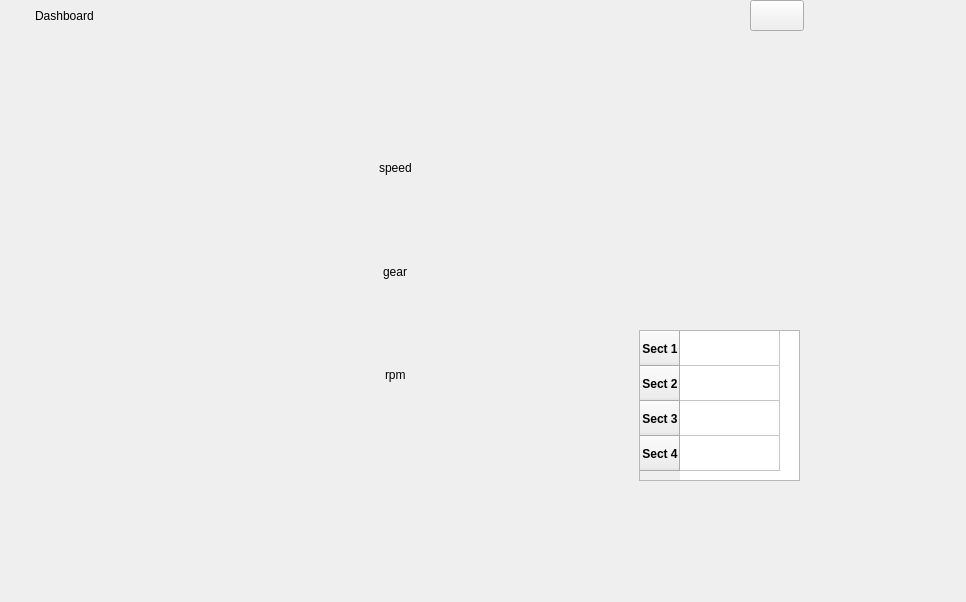
<?xml version="1.0" encoding="UTF-8"?>
<ui version="4.0">
 <class>DashWindow</class>
 <widget class="QMainWindow" name="DashWindow">
  <property name="geometry">
   <rect>
    <x>0</x>
    <y>0</y>
    <width>966</width>
    <height>602</height>
   </rect>
  </property>
  <property name="windowTitle">
   <string>MainWindow</string>
  </property>
  <widget class="QWidget" name="centralwidget">
   <widget class="QWidget" name="verticalLayoutWidget">
    <property name="geometry">
     <rect>
      <x>150</x>
      <y>30</y>
      <width>491</width>
      <height>451</height>
     </rect>
    </property>
    <layout class="QVBoxLayout" name="verticalLayout">
     <item>
      <widget class="QRoundProgressBar" name="rpmBar" native="true">
       <property name="sizePolicy">
        <sizepolicy hsizetype="MinimumExpanding" vsizetype="MinimumExpanding">
         <horstretch>0</horstretch>
         <verstretch>0</verstretch>
        </sizepolicy>
       </property>
       <widget class="QWidget" name="layoutWidget">
        <property name="geometry">
         <rect>
          <x>0</x>
          <y>90</y>
          <width>491</width>
          <height>304</height>
         </rect>
        </property>
        <layout class="QVBoxLayout" name="verticalLayout_2">
         <item alignment="Qt::AlignHCenter|Qt::AlignVCenter">
          <widget class="QLabel" name="speedLabel">
           <property name="sizePolicy">
            <sizepolicy hsizetype="Preferred" vsizetype="Preferred">
             <horstretch>0</horstretch>
             <verstretch>0</verstretch>
            </sizepolicy>
           </property>
           <property name="styleSheet">
            <string notr="true"/>
           </property>
           <property name="text">
            <string>speed</string>
           </property>
          </widget>
         </item>
         <item alignment="Qt::AlignHCenter|Qt::AlignVCenter">
          <widget class="QLabel" name="gearLabel">
           <property name="sizePolicy">
            <sizepolicy hsizetype="Preferred" vsizetype="Preferred">
             <horstretch>0</horstretch>
             <verstretch>0</verstretch>
            </sizepolicy>
           </property>
           <property name="styleSheet">
            <string notr="true"/>
           </property>
           <property name="text">
            <string>gear</string>
           </property>
          </widget>
         </item>
         <item alignment="Qt::AlignHCenter|Qt::AlignVCenter">
          <widget class="QLabel" name="rpmLabel">
           <property name="sizePolicy">
            <sizepolicy hsizetype="Preferred" vsizetype="Preferred">
             <horstretch>0</horstretch>
             <verstretch>0</verstretch>
            </sizepolicy>
           </property>
           <property name="styleSheet">
            <string notr="true"/>
           </property>
           <property name="text">
            <string>rpm</string>
           </property>
          </widget>
         </item>
        </layout>
       </widget>
       <widget class="QLabel" name="logoLabel">
        <property name="geometry">
         <rect>
          <x>0</x>
          <y>380</y>
          <width>471</width>
          <height>71</height>
         </rect>
        </property>
        <property name="text">
         <string/>
        </property>
       </widget>
      </widget>
     </item>
    </layout>
   </widget>
   <widget class="QLabel" name="title">
    <property name="geometry">
     <rect>
      <x>35</x>
      <y>0</y>
      <width>721</width>
      <height>31</height>
     </rect>
    </property>
    <property name="styleSheet">
     <string notr="true"/>
    </property>
    <property name="text">
     <string>Dashboard</string>
    </property>
   </widget>
   <widget class="QPushButton" name="rightTabButton">
    <property name="geometry">
     <rect>
      <x>750</x>
      <y>0</y>
      <width>54</width>
      <height>31</height>
     </rect>
    </property>
    <property name="text">
     <string/>
    </property>
   </widget>
   <widget class="QTableWidget" name="timeTable">
    <property name="geometry">
     <rect>
      <x>639</x>
      <y>330</y>
      <width>161</width>
      <height>151</height>
     </rect>
    </property>
    <property name="editTriggers">
     <set>QAbstractItemView::NoEditTriggers</set>
    </property>
    <property name="rowCount">
     <number>4</number>
    </property>
    <property name="columnCount">
     <number>1</number>
    </property>
    <attribute name="horizontalHeaderVisible">
     <bool>false</bool>
    </attribute>
    <attribute name="horizontalHeaderDefaultSectionSize">
     <number>100</number>
    </attribute>
    <attribute name="horizontalHeaderMinimumSectionSize">
     <number>26</number>
    </attribute>
    <attribute name="verticalHeaderDefaultSectionSize">
     <number>35</number>
    </attribute>
    <row>
     <property name="text">
      <string>Sect 1</string>
     </property>
     <property name="font">
      <font>
       <pointsize>9</pointsize>
       <weight>75</weight>
       <bold>true</bold>
      </font>
     </property>
     <property name="textAlignment">
      <set>AlignCenter</set>
     </property>
    </row>
    <row>
     <property name="text">
      <string>Sect 2</string>
     </property>
     <property name="font">
      <font>
       <pointsize>9</pointsize>
       <weight>75</weight>
       <bold>true</bold>
      </font>
     </property>
     <property name="textAlignment">
      <set>AlignCenter</set>
     </property>
    </row>
    <row>
     <property name="text">
      <string>Sect 3</string>
     </property>
     <property name="font">
      <font>
       <pointsize>9</pointsize>
       <weight>75</weight>
       <bold>true</bold>
      </font>
     </property>
     <property name="textAlignment">
      <set>AlignCenter</set>
     </property>
    </row>
    <row>
     <property name="text">
      <string>Sect 4</string>
     </property>
     <property name="font">
      <font>
       <pointsize>9</pointsize>
       <weight>75</weight>
       <bold>true</bold>
      </font>
     </property>
     <property name="textAlignment">
      <set>AlignCenter</set>
     </property>
    </row>
    <column>
     <property name="text">
      <string>Current</string>
     </property>
     <property name="font">
      <font>
       <pointsize>9</pointsize>
       <weight>75</weight>
       <bold>true</bold>
      </font>
     </property>
     <property name="textAlignment">
      <set>AlignCenter</set>
     </property>
    </column>
    <item row="0" column="0">
     <property name="text">
      <string/>
     </property>
     <property name="font">
      <font>
       <pointsize>9</pointsize>
      </font>
     </property>
     <property name="textAlignment">
      <set>AlignTrailing|AlignVCenter</set>
     </property>
    </item>
    <item row="1" column="0">
     <property name="text">
      <string/>
     </property>
     <property name="font">
      <font>
       <pointsize>9</pointsize>
      </font>
     </property>
     <property name="textAlignment">
      <set>AlignTrailing|AlignVCenter</set>
     </property>
    </item>
    <item row="2" column="0">
     <property name="text">
      <string/>
     </property>
     <property name="font">
      <font>
       <pointsize>9</pointsize>
      </font>
     </property>
     <property name="textAlignment">
      <set>AlignTrailing|AlignVCenter</set>
     </property>
    </item>
    <item row="3" column="0">
     <property name="text">
      <string/>
     </property>
     <property name="font">
      <font>
       <pointsize>9</pointsize>
      </font>
     </property>
     <property name="textAlignment">
      <set>AlignTrailing|AlignVCenter</set>
     </property>
    </item>
   </widget>
   <widget class="IndicatorLabel" name="bpmIndicator" native="true">
    <property name="geometry">
     <rect>
      <x>9</x>
      <y>380</y>
      <width>131</width>
      <height>80</height>
     </rect>
    </property>
   </widget>
   <widget class="QLabel" name="mapLabel">
    <property name="geometry">
     <rect>
      <x>648</x>
      <y>73</y>
      <width>141</width>
      <height>141</height>
     </rect>
    </property>
    <property name="text">
     <string/>
    </property>
    <property name="alignment">
     <set>Qt::AlignCenter</set>
    </property>
   </widget>
   <widget class="QWidget" name="layoutWidget">
    <property name="geometry">
     <rect>
      <x>0</x>
      <y>0</y>
      <width>2</width>
      <height>2</height>
     </rect>
    </property>
    <layout class="QVBoxLayout" name="verticalLayout_3"/>
   </widget>
   <zorder>layoutWidget</zorder>
   <zorder>verticalLayoutWidget</zorder>
   <zorder>title</zorder>
   <zorder>rightTabButton</zorder>
   <zorder>timeTable</zorder>
   <zorder>bpmIndicator</zorder>
   <zorder>mapLabel</zorder>
  </widget>
 </widget>
 <customwidgets>
  <customwidget>
   <class>IndicatorLabel</class>
   <extends>QWidget</extends>
   <header location="global">gui/indicatorlabel.h</header>
   <container>1</container>
  </customwidget>
  <customwidget>
   <class>QRoundProgressBar</class>
   <extends>QWidget</extends>
   <header>gui/qroundprogressbar.h</header>
   <container>1</container>
  </customwidget>
 </customwidgets>
 <resources/>
 <connections/>
</ui>
